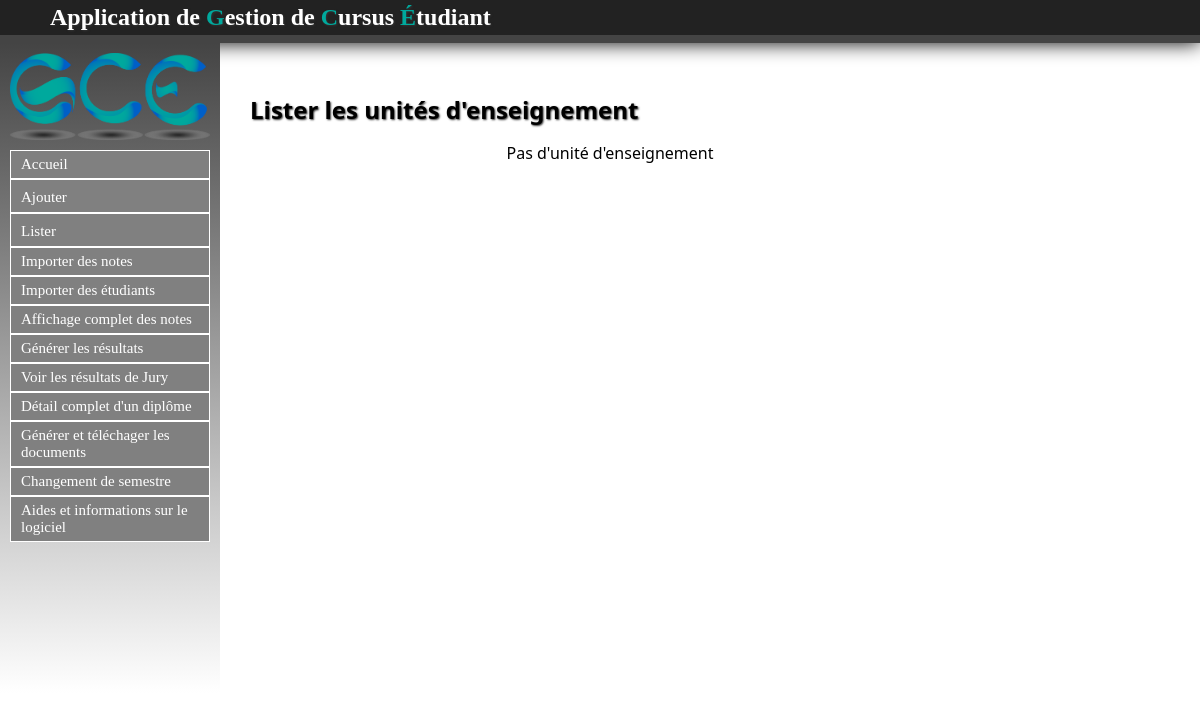
The page /UE/listerUE on the database as committed earlier.
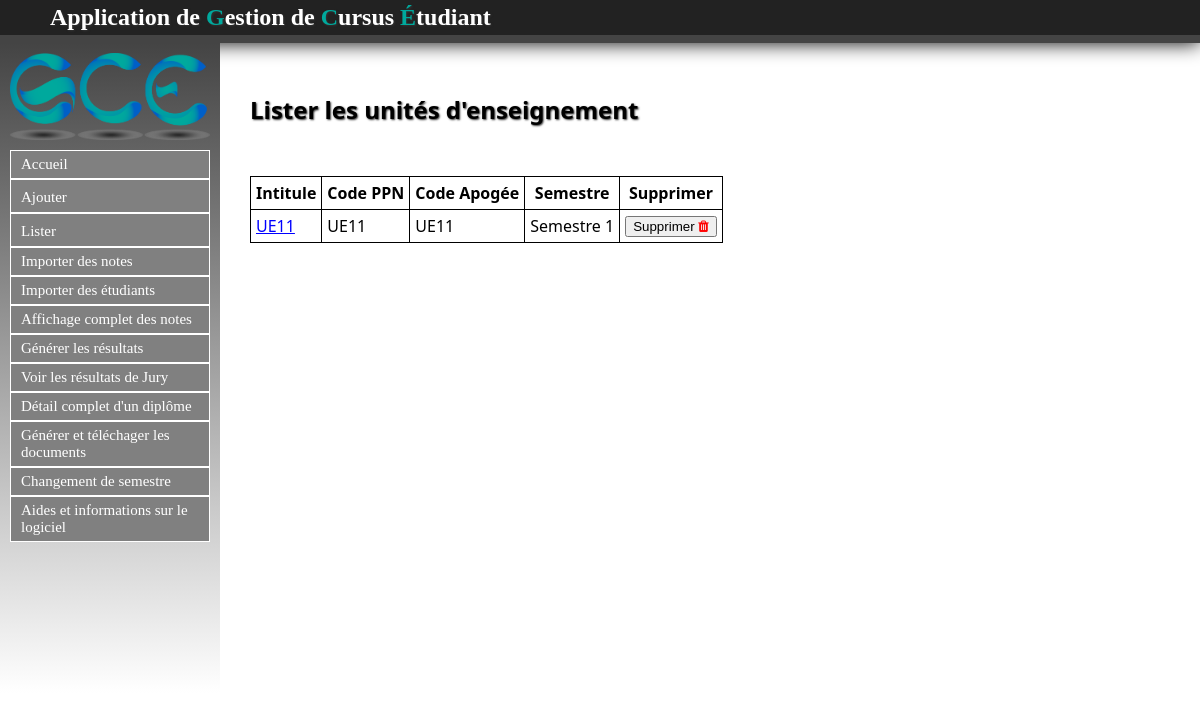
The same page on the database as committed later.
### UE/models.py (models this page shows, shortened)
class UE(models.Model):
	intitule = models.CharField(max_length=30,null=False)
	code_ppn = models.CharField(max_length=30,null=False)
	code_apogee = models.CharField(max_length=30,null=False)
	semestre = models.ForeignKey(Semestre, null=False)
	coefficient = models.FloatField(null=False)

### Semestre/models.py (models this page shows)
class Semestre(models.Model):
	code_ppn = models.CharField(max_length=30,null=False)
	code_apogee = models.CharField(max_length=30,null=False)
	intitule = models.CharField(max_length=30, null=False)
	diplome = models.ForeignKey(Diplome, null=True)
	def __str__(self):
		return self.intitule

### UE/views.py (the view)
def listerUE(request):
	ues = UE.objects.all()
	return render(request, 'contenu_html/listerUE.html',{'ues': ues})

### UE/templates/contenu_html/listerUE.html (shortened to what this page needs)
{% extends "templates/base.html" %}
{% block content %}
	<h1>Lister les unités d'enseignement</h1>
	{% if not ues %}
		<p>Pas d'unité d'enseignement</p>
	{% else %}
	<table style="border:1px solid black; border-collapse : collapse;">
		<tr>
			<th style="border:1px solid black;">Intitule</th>
			<th style="border:1px solid black;">Code PPN</th>
			<th style="border:1px solid black;">Code Apogée</th>
			<th style="border:1px solid black;">Semestre</th>
			<th style="border:1px solid black;">Supprimer</th>
		</tr>
	{% endif %}
	{% for ue in ues %}
		<tr>
			<td style="border:1px solid black;"><a href="detailUE/{{ ue.id }}">{{ ue.intitule }}</a></td>
			<td style="border:1px solid black;">{{ ue.code_ppn }}</td>
			<td style="border:1px solid black;">{{ ue.code_apogee }}</td>
			<td style="border:1px solid black;">{{ ue.semestre }}</td>
			<td><a href="supprue/{{ ue.id }}"><button>Supprimer <i style="color:red" class="fa fa-trash" aria-hidden="true"></i></button></a></td>
		</tr>
	{% endfor %}
	</table>
{% endblock %}

Rows that differ between the two databases and show on the page:
added UE: intitule "UE11", code_ppn "UE11", code_apogee "UE11", semestre "Semestre 1"
Other text that changed with them:
text no longer shown: "Pas d'unité d'enseignement"
text now shown: "Intitule Code PPN Code Apogée Semestre Supprimer"
